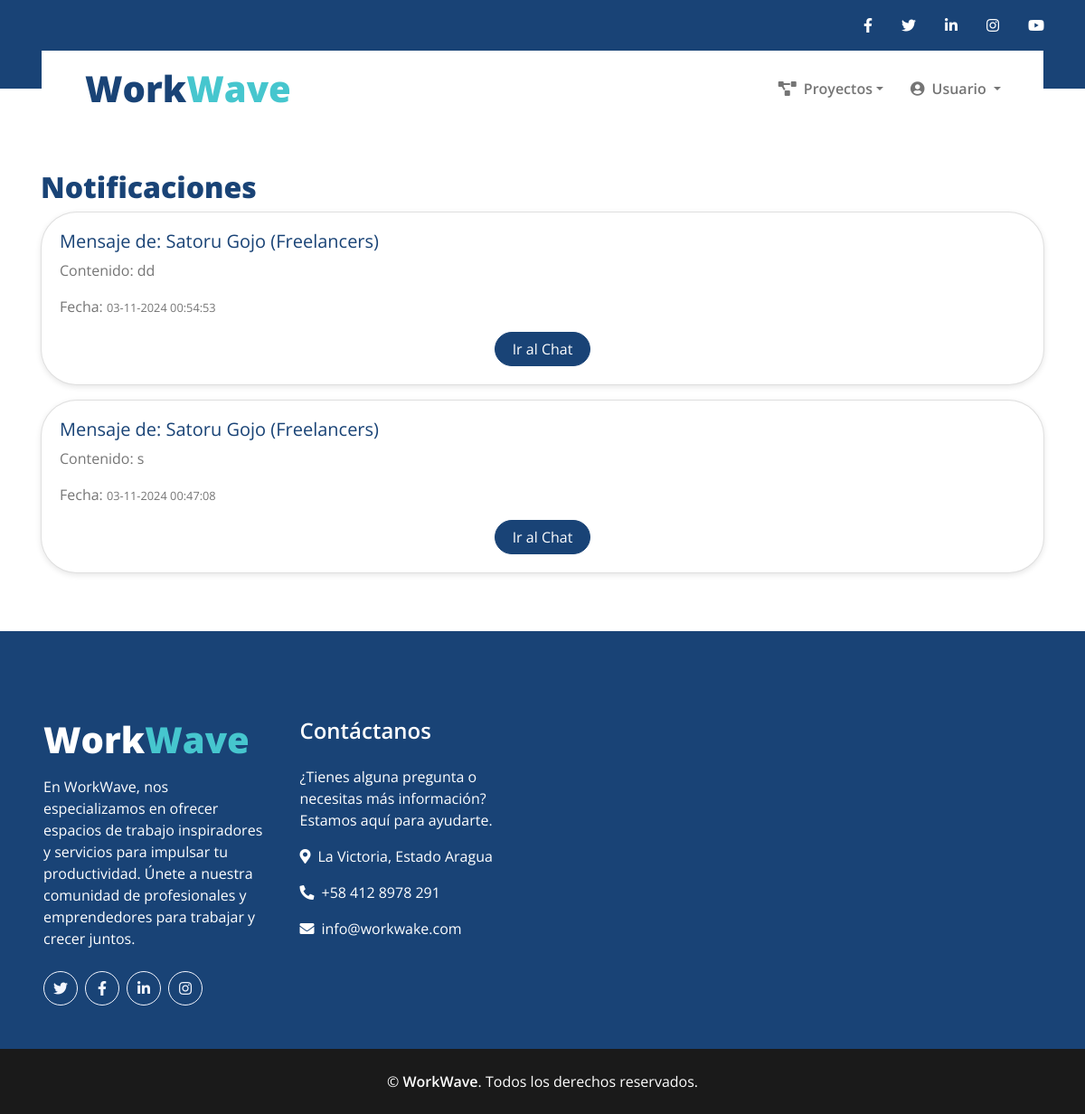
The page /notificaciones.php (signed in) on the database as committed earlier.
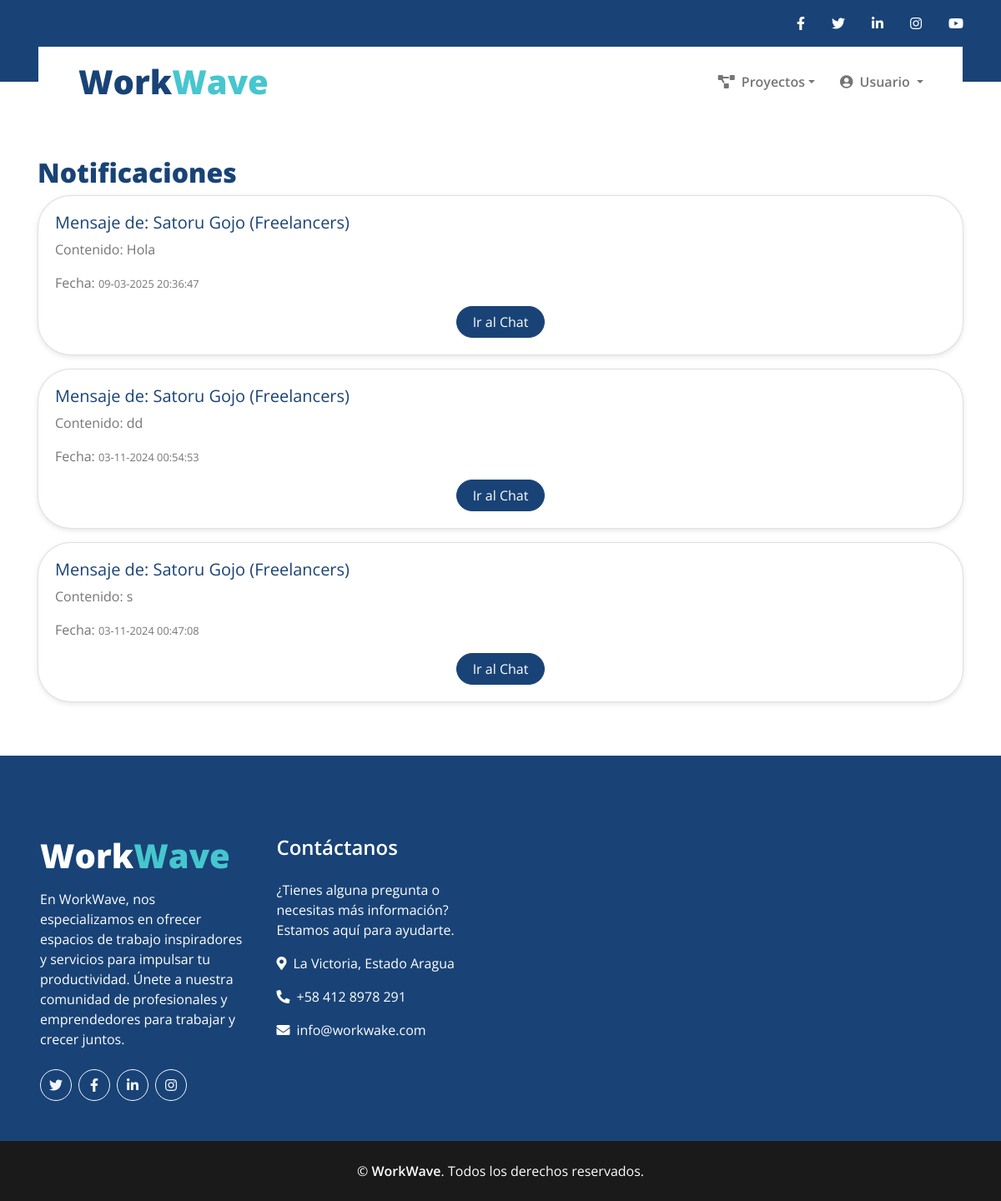
The same page on the database as committed later.
### tables this page shows
CREATE TABLE `messages` (
  `id` int(11) NOT NULL,
  `outgoing_msg_id` int(11) NOT NULL,
  `outgoing_role` enum('contratistas','empresas','freelancers') NOT NULL,
  `incoming_msg_id` int(11) NOT NULL,
  `incoming_role` enum('contratistas','empresas','freelancers') NOT NULL,
  `msg` text NOT NULL,
  `timestamp` datetime DEFAULT current_timestamp()
);

### notificaciones.php (the view, shortened to what this page needs)
<?php
include './config/conexion.php';
$userId = $_SESSION['user_id'];
function obtenerNombreYRol($conn, $userId, $role) {
    switch ($role) {
        case 'freelancers':
            $sql = "SELECT nombre AS nombre_usuario FROM freelancers WHERE id = ?";
            break;
    }
    $stmt = $conn->prepare($sql);
    $stmt->bind_param("i", $userId);
    $stmt->execute();
    $result = $stmt->get_result();
    if ($result && $row = $result->fetch_assoc()) {
        return ['nombre' => $row['nombre_usuario'], 'rol' => $role];
    } else {
        return ['nombre' => 'Usuario no encontrado', 'rol' => $role];
    }
}
$sql = "SELECT outgoing_msg_id, outgoing_role, msg, timestamp FROM messages WHERE incoming_msg_id = ? ORDER BY timestamp DESC";
$stmt = $conn->prepare($sql);
$stmt->bind_param("i", $userId);
$stmt->execute();
$result = $stmt->get_result();
?>
<!DOCTYPE html>
<html lang="es">
<head>
    <link href="./Assets/css/style.css" rel="stylesheet">
    <link rel="stylesheet" href="https://stackpath.bootstrapcdn.com/bootstrap/4.5.2/css/bootstrap.min.css">
</head>
<body>
    <?php include './Includes/Header.php'; ?>
    <div class="container mt-5">
        <h2>Notificaciones</h2>
        <?php if ($result->num_rows > 0): ?>
            <div class="list-group">
                <?php while ($row = $result->fetch_assoc()): ?>
                    <?php
                    $remitente = obtenerNombreYRol($conn, $row['outgoing_msg_id'], $row['outgoing_role']);
                    ?>
                    <div class="card">
                        <div class="card-body">
                            <h5>Mensaje de: <?php echo htmlspecialchars($remitente['nombre']); ?> (<?php echo ucfirst($remitente['rol']); ?>)</h5>
                            <p>Contenido: <?php echo htmlspecialchars($row['msg']); ?></p>
                            <p>Fecha: <small><?php echo date('d-m-Y H:i:s', strtotime($row['timestamp'])); ?></small></p>
                            <div class="text-center">
                                <a href="Chat.php?user_id=<?php echo htmlspecialchars($row['outgoing_msg_id']); ?>&role=<?php echo htmlspecialchars($row['outgoing_role']); ?>" class="btn btn-primary button-primary" style="border-radius: 40px;">Ir al Chat</a>
                            </div>
                        </div>
                    </div>
                <?php endwhile; ?>
            </div>
        <?php else: ?>
            <div class="alert alert-info">No tienes nuevas notificaciones.</div>
        <?php endif; ?>
    </div>
</body>
</html>
    <?php include './Includes/Footer.php'; ?>
</body>
</html>

Rows that differ between the two databases and show on the page:
added messages: nombre "Satoru Gojo", rol "Freelancers", msg "Hola", timestamp "09-03-2025 20:36:47"
